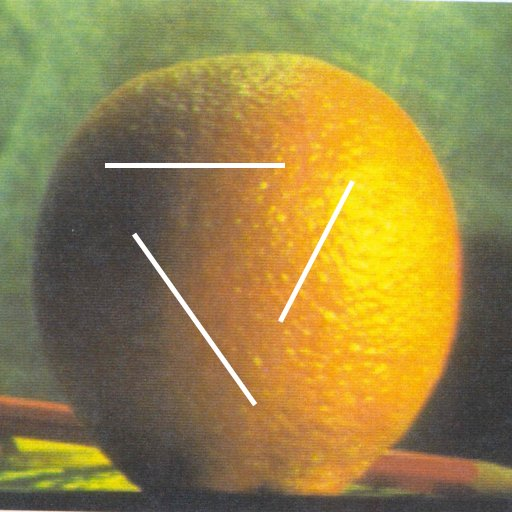
#> input picture OpenCV/PicVid/orange_inpain.jpeg, 512 x 512 px, found by its file name
$ python inpainting.py
#> lines starting #> are read from the running program, lines starting #| are printed output that depends on the picture
import numpy as np
import cv2 as cv
img = cv.imread('/Users/macboiiii/Documents/LearnProjects/OpenCV/PicVid/orange_inpain.jpeg')
#> img is the input picture: shape (512, 512, 3); mean B, G, R 71.2, 133.1, 151.1
mask = cv.imread('/Users/macboiiii/Documents/LearnProjects/OpenCV/PicVid/mask.jpeg',0)
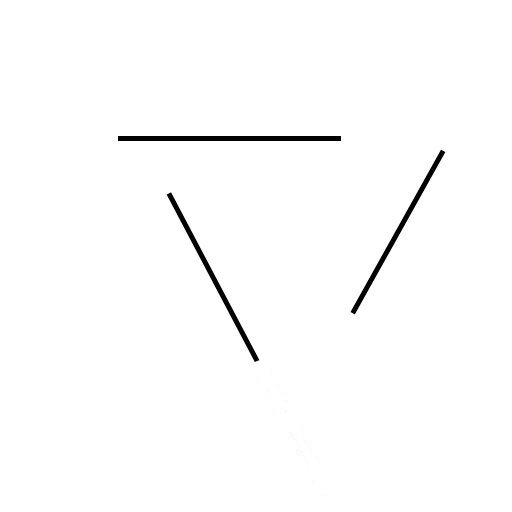
#> input picture OpenCV/PicVid/mask.jpeg, 512 x 512 px, found by its file name
#> mask is the input picture: shape (512, 512); min 0, max 255, mean 252.1
dst = cv.inpaint(img,mask,3,cv.INPAINT_NS)
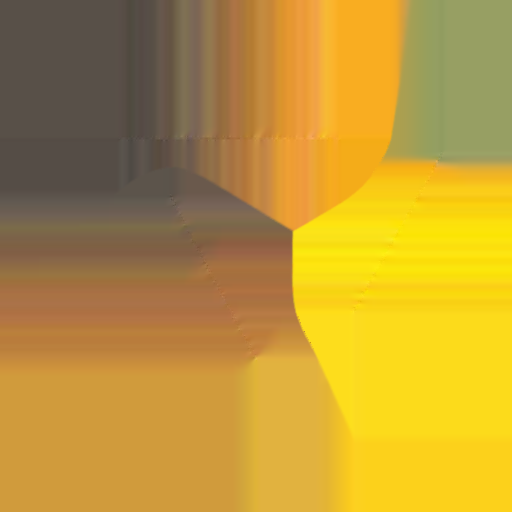
#> dst: shape (512, 512, 3); mean B, G, R 55.4, 151.8, 189.7
cv.imshow('dst',dst)
cv.imshow('img',img)
cv.imshow('mask', mask)
cv.waitKey(0)
cv.destroyAllWindows()
